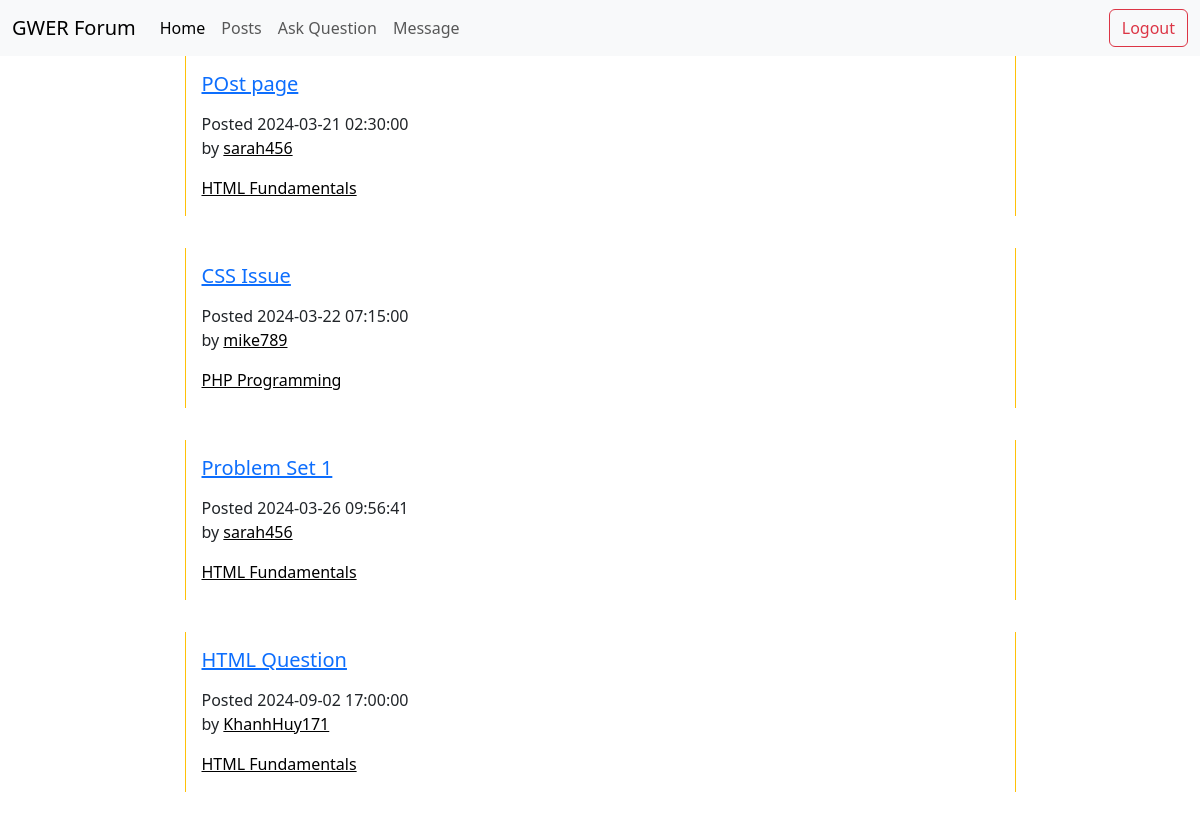
Screenshot of /CW/pages/home.php with the database file from the repository.
### tables this page shows
CREATE TABLE `posts` (
  `post_id` int(11) NOT NULL,
  `user_id` int(11) DEFAULT NULL,
  `module_id` int(11) DEFAULT NULL,
  `title` varchar(255) NOT NULL,
  `content` text NOT NULL,
  `image_url` varchar(255) DEFAULT NULL,
  `created_at` timestamp NOT NULL DEFAULT current_timestamp(),
  `updated_at` timestamp NOT NULL DEFAULT current_timestamp() ON UPDATE current_timestamp()
);

CREATE TABLE `users` (
  `user_id` int(11) NOT NULL,
  `username` varchar(50) NOT NULL,
  `email` varchar(100) NOT NULL,
  `password` varchar(255) NOT NULL,
  `created_at` timestamp NOT NULL DEFAULT current_timestamp(),
  `updated_at` timestamp NOT NULL DEFAULT current_timestamp() ON UPDATE current_timestamp()
);

CREATE TABLE `modules` (
  `module_id` int(11) NOT NULL,
  `module_name` varchar(100) NOT NULL,
  `created_at` timestamp NOT NULL DEFAULT current_timestamp(),
  `updated_at` timestamp NOT NULL DEFAULT current_timestamp() ON UPDATE current_timestamp()
);

### CW/includes/DBFunctions.php (called while the page is built, shortened)
<?php
function query($pdo, $sql, $parameters = [])
{
	$query = $pdo->prepare($sql);
	$query->execute($parameters);
	return $query;
}
function allPosts($pdo)
{
	$posts = query($pdo, 'SELECT p.post_id,p.title, p.content, p.image_url, p.created_at, p.updated_at, username, module_name FROM posts AS p
	INNER JOIN users AS u ON p.user_id = u.user_id
	INNER JOIN modules AS m ON p.module_id = m.module_id');
	return $posts->fetchAll();
}
?>

### CW/templates/home.html.php (the view)
<?php foreach ($posts as $post): ?>
  <div class="container">
  <div class="row justify-content-center">
    <div class="col-lg-9 mb-3">
      <div class="card row-hover pos-relative py-3 px-3 mb-3 border-warning border-top-0 border-right-0 border-bottom-0 rounded-0">
        <div class="row align-items-center">
          <div class="col-md-8 mb-3 mb-sm-0">
            <h5>
              <a href="/COMP1841/CW/pages/posts.php?post_id=<?=$post['post_id']?>" class="text-primary"><?=htmlspecialchars($post['title'], ENT_QUOTES,'UTF-8')?></a>
            </h5>
            <p class="text-sm">
              <div>Posted <?= htmlspecialchars($post['created_at']) ?></div>
              <span class="op-6">by</span>
              <a class="text-black" href="#"><?=htmlspecialchars($post['username'], ENT_QUOTES,'UTF-8')?></a>
            </p>
            <div class="text-sm op-5">
              <a class="text-black mr-2" href="#"><?=htmlspecialchars($post['module_name'], ENT_QUOTES,'UTF-8')?></a>
            </div>
          </div>
        </div>
      </div>
    </div>
  </div>
</div>
<?php endforeach; ?>

### rows the page displays
posts: title "POst page", created_at "2024-03-21 02:30:00", user.username "sarah456", module.module_name "HTML Fundamentals"
posts: title "CSS Issue", created_at "2024-03-22 07:15:00", user.username "mike789", module.module_name "PHP Programming"
posts: title "Problem Set 1", created_at "2024-03-26 09:56:41", user.username "sarah456", module.module_name "HTML Fundamentals"
posts: title "HTML Question", created_at "2024-09-02 17:00:00", user.username "KhanhHuy171", module.module_name "HTML Fundamentals"
